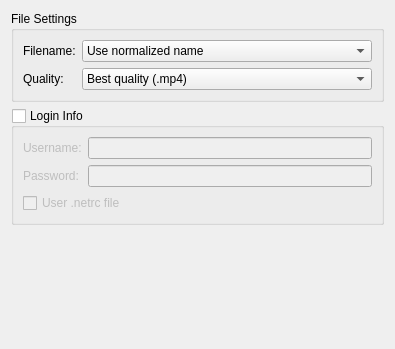
<ui version="4.0" >
 <class>YoutubeDlOption</class>
 <widget class="QWidget" name="YoutubeDlOption" >
  <property name="geometry" >
   <rect>
    <x>0</x>
    <y>0</y>
    <width>395</width>
    <height>349</height>
   </rect>
  </property>
  <layout class="QVBoxLayout" name="verticalLayout" >
   <item>
    <widget class="QGroupBox" name="fileSettingGroupBox" >
     <property name="title" >
      <string>File Settings</string>
     </property>
     <layout class="QFormLayout" name="formLayout_3" >
      <property name="fieldGrowthPolicy" >
       <enum>QFormLayout::AllNonFixedFieldsGrow</enum>
      </property>
      <item row="0" column="0" >
       <widget class="QLabel" name="fileNameLabel" >
        <property name="text" >
         <string>Filename:</string>
        </property>
       </widget>
      </item>
      <item row="0" column="1" >
       <widget class="QComboBox" name="fileNameComboBox" >
        <item>
         <property name="text" >
          <string>Use normalized name</string>
         </property>
        </item>
        <item>
         <property name="text" >
          <string>Use literal name</string>
         </property>
        </item>
       </widget>
      </item>
      <item row="1" column="0" >
       <widget class="QLabel" name="qualityLabel" >
        <property name="text" >
         <string>Quality:</string>
        </property>
       </widget>
      </item>
      <item row="1" column="1" >
       <widget class="QComboBox" name="qualityComboBox" >
        <item>
         <property name="text" >
          <string>Best quality (.mp4)</string>
         </property>
        </item>
        <item>
         <property name="text" >
          <string>Normal quality (.flv)</string>
         </property>
        </item>
       </widget>
      </item>
     </layout>
    </widget>
   </item>
   <item>
    <widget class="QGroupBox" name="loginGroupBox" >
     <property name="toolTip" >
      <string>Provide login info of your YouTube account in order to access restricted media.</string>
     </property>
     <property name="title" >
      <string>Login Info</string>
     </property>
     <property name="checkable" >
      <bool>true</bool>
     </property>
     <property name="checked" >
      <bool>false</bool>
     </property>
     <layout class="QVBoxLayout" name="verticalLayout_2" >
      <item>
       <layout class="QFormLayout" name="formLayout" >
        <item row="2" column="0" >
         <widget class="QLabel" name="passwordLabel" >
          <property name="text" >
           <string>Password:</string>
          </property>
         </widget>
        </item>
        <item row="2" column="1" >
         <widget class="QLineEdit" name="passwordEdit" >
          <property name="echoMode" >
           <enum>QLineEdit::Password</enum>
          </property>
         </widget>
        </item>
        <item row="1" column="0" >
         <widget class="QLabel" name="usernameLabel" >
          <property name="text" >
           <string>Username:</string>
          </property>
         </widget>
        </item>
        <item row="1" column="1" >
         <widget class="QLineEdit" name="usernameEdit" />
        </item>
       </layout>
      </item>
      <item>
       <widget class="QCheckBox" name="useNetrcCheck" >
        <property name="toolTip" >
         <string>.netrc must have a hostname called 'youtube'.</string>
        </property>
        <property name="text" >
         <string>User .netrc file</string>
        </property>
       </widget>
      </item>
     </layout>
    </widget>
   </item>
   <item>
    <spacer name="verticalSpacer_2" >
     <property name="orientation" >
      <enum>Qt::Vertical</enum>
     </property>
     <property name="sizeHint" stdset="0" >
      <size>
       <width>20</width>
       <height>40</height>
      </size>
     </property>
    </spacer>
   </item>
  </layout>
 </widget>
 <resources/>
 <connections/>
</ui>
